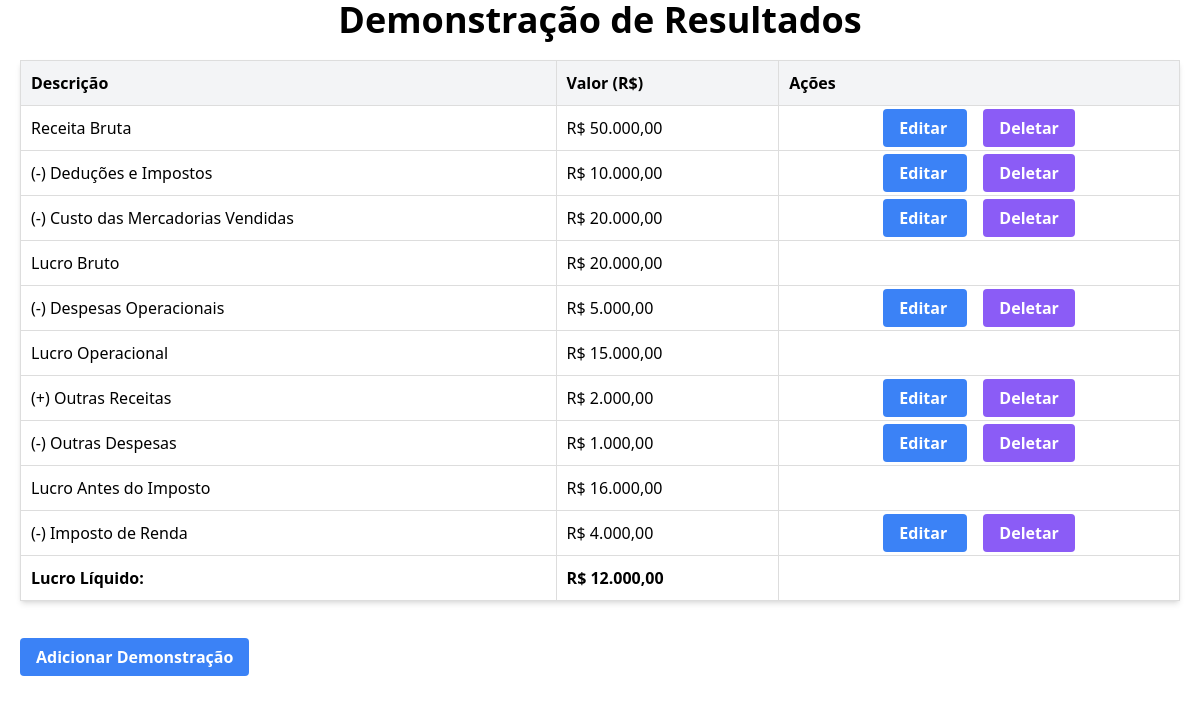
The page /finance/demonstracao-resultados/ on the database as committed earlier.
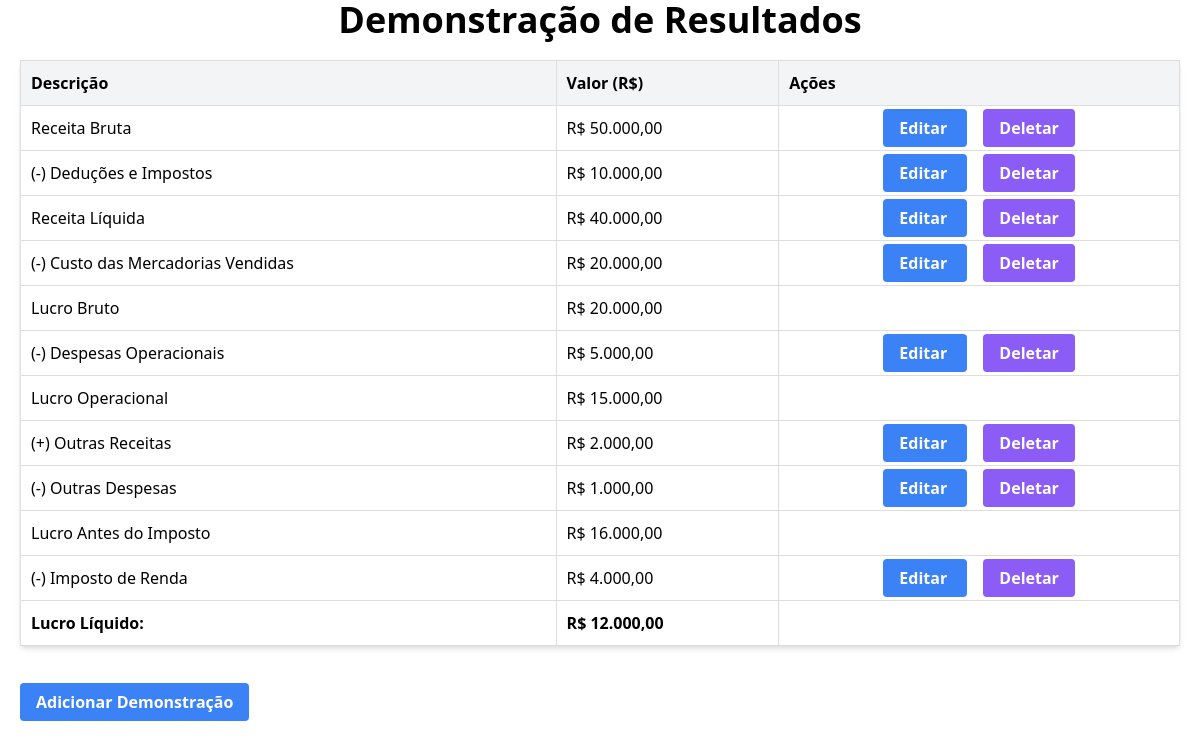
The same page on the database as committed later.
### finance/models.py (models this page shows, shortened)
class DemonstracaoResultado(models.Model):
    descricao = models.CharField(max_length=255)
    valor = models.DecimalField(max_digits=15, decimal_places=2)
    class Meta:
        verbose_name = "Demonstração de Resultados"
        verbose_name_plural = "Demonstrações de Resultados"

### finance/views.py (the view)
# urls.py: path('demonstracao-resultados/', views.demonstracao_resultados, name='demonstracao_resultados'),
def demonstracao_resultados(request):
    resultados = DemonstracaoResultado.objects.all()
    receita_bruta = resultados.filter(descricao='Receita Bruta').first().valor if resultados.filter(descricao='Receita Bruta').exists() else 0
    deducoes_impostos = resultados.filter(descricao='(-) Deduções e Impostos').first().valor if resultados.filter(descricao='(-) Deduções e Impostos').exists() else 0
    receita_liquida = receita_bruta - deducoes_impostos
    custo_materiais_vendidos = resultados.filter(descricao='(-) Custo das Mercadorias Vendidas').first().valor if resultados.filter(descricao='(-) Custo das Mercadorias Vendidas').exists() else 0
    lucro_bruto = receita_liquida - custo_materiais_vendidos
    despesas_operacionais = resultados.filter(descricao='(-) Despesas Operacionais').first().valor if resultados.filter(descricao='(-) Despesas Operacionais').exists() else 0
    lucro_operacional = lucro_bruto - despesas_operacionais
    outras_receitas = resultados.filter(descricao='(+) Outras Receitas').first().valor if resultados.filter(descricao='(+) Outras Receitas').exists() else 0
    outras_despesas = resultados.filter(descricao='(-) Outras Despesas').first().valor if resultados.filter(descricao='(-) Outras Despesas').exists() else 0
    lucro_antes_impostos = lucro_operacional + outras_receitas - outras_despesas
    imposto_renda = resultados.filter(descricao='(-) Imposto de Renda').first().valor if resultados.filter(descricao='(-) Imposto de Renda').exists() else 0
    lucro_liquido = lucro_antes_impostos - imposto_renda
    context = {
        'resultados': resultados,
        'receita_liquida': receita_liquida,
        'custo_materiais_vendidos': custo_materiais_vendidos,
        'lucro_bruto': lucro_bruto,
        'despesas_operacionais': despesas_operacionais,
        'lucro_operacional': lucro_operacional,
        'outras_receitas': outras_receitas,
        'outras_despesas': outras_despesas,
        'lucro_antes_impostos': lucro_antes_impostos,
        'imposto_renda': imposto_renda,
        'lucro_liquido': lucro_liquido,
    }
    return render(request, 'finance/demonstracao_resultados.html', context)

### finance/templates/finance/demonstracao_resultados.html (shortened to what this page needs)
{% load static %}
{% load custom_filters %}
<!DOCTYPE html>
<html lang="en">
<head>
    <link rel="stylesheet" href="{% static 'css/styles.css' %}">
</head>
<body>
    <h1 class="text-4xl font-bold text-center mb-4">Demonstração de Resultados</h1>
    <div class="overflow-x-auto shadow-md m-5">
        <table class="min-w-full bg-white border border-gray-300">
            <thead class="bg-gray-100">
                <tr>
                    <th>Descrição</th>
                    <th>Valor (R$)</th>
                    <th>Ações</th>
                </tr>
            </thead>
            <tbody>
                {% for resultado in resultados %}
                    {% if resultado.descricao == "Receita Bruta" %}
                        <tr class="font-medium">
                            <td>{{ resultado.descricao }}</td>
                            <td>{{ resultado.valor|format_currency }}</td>
                            <td class="text-center space-x-4">
                                <a
                                    href="{% url 'edit_demonstracao_resultado' resultado.pk %}"
                                    class="bg-blue-500 text-white font-bold px-4 py-2 text-center rounded hover:bg-blue-700"
                                >
                                    Editar
                                </a>
                                <a
                                    href="{% url 'delete_demonstracao_resultado' resultado.pk %}"
                                    class="bg-violet-500 text-white font-bold px-4 py-2 text-center rounded hover:bg-violet-700 button-spacing"
                                >
                                    Deletar
                                </a>
                            </td>
                        </tr>
                    {% endif %}
                    {% if resultado.descricao == "(-) Deduções e Impostos" %}
                        <tr>
                            <td>{{ resultado.descricao }}</td>
                            <td>{{ resultado.valor|format_currency }}</td>
                            <td class="text-center space-x-4">
                                <a
                                    href="{% url 'edit_demonstracao_resultado' resultado.pk %}"
                                    class="bg-blue-500 text-white font-bold px-4 py-2 text-center rounded hover:bg-blue-700"
                                >
                                    Editar
                                </a>
                                <a
                                    href="{% url 'delete_demonstracao_resultado' resultado.pk %}"
                                    class="bg-violet-500 text-white font-bold px-4 py-2 text-center rounded hover:bg-violet-700 button-spacing"
                                >
                                    Deletar
                                </a>
                            </td>
                        </tr>
                    {% endif %}
                    {% if resultado.descricao == "Receita Líquida" %}
                        <tr class="font-medium">
                            <td>Receita Líquida</td>
                            <td>{{ receita_liquida|format_currency }}</td>
                            <td class="text-center space-x-4">
                                <a
                                    href="{% url 'edit_demonstracao_resultado' resultado.pk %}"
                                    class="bg-blue-500 text-white font-bold px-4 py-2 text-center rounded hover:bg-blue-700"
                                >
                                    Editar
                                </a>
                                <a
                                    href="{% url 'delete_demonstracao_resultado' resultado.pk %}"
                                    class="bg-violet-500 text-white font-bold px-4 py-2 text-center rounded hover:bg-violet-700 button-spacing"
                                >
                                    Deletar
                                </a>
                            </td>
                        </tr>
                    {% endif %}
                    {% if resultado.descricao == "(-) Custo das Mercadorias Vendidas" %}
                        <tr>
                            <td>(-) Custo das Mercadorias Vendidas</td>
                            <td>{{ custo_materiais_vendidos|format_currency }}</td>
                            <td class="text-center space-x-4">
                                <a
                                    href="{% url 'edit_demonstracao_resultado' resultado.pk %}"
                                    class="bg-blue-500 text-white font-bold px-4 py-2 text-center rounded hover:bg-blue-700"
                                >
                                    Editar
                                </a>
                                <a
                                    href="{% url 'delete_demonstracao_resultado' resultado.pk %}"
                                    class="bg-violet-500 text-white font-bold px-4 py-2 text-center rounded hover:bg-violet-700 button-spacing"
                                >
                                    Deletar
                                </a>
                            </td>
                        </tr>
                    {% endif %}
                {% endfor %}
                <tr class="font-medium">
                    <td>Lucro Bruto</td>
                    <td>{{ lucro_bruto|format_currency }}</td>
                    <td class="text-center space-x-4">
                    </td>
                </tr>
                {% for resultado in resultados %}
                    {% if resultado.descricao == "(-) Despesas Operacionais" %}
                        <tr>
                            <td>(-) Despesas Operacionais</td>
                            <td>{{ despesas_operacionais|format_currency }}</td>
                            <td class="text-center space-x-4">
                                <a
                                    href="{% url 'edit_demonstracao_resultado' resultado.pk %}"
                                    class="bg-blue-500 text-white font-bold px-4 py-2 text-center rounded hover:bg-blue-700"
                                >
                                    Editar
                                </a>
                                <a
                                    href="{% url 'delete_demonstracao_resultado' resultado.pk %}"
                                    class="bg-violet-500 text-white font-bold px-4 py-2 text-center rounded hover:bg-violet-700 button-spacing"
                                >
                                    Deletar
                                </a>
                            </td>
                        </tr>
                    {% endif %}
                {% endfor %}
                <tr class="font-medium">
                    <td>Lucro Operacional</td>
                    <td>{{ lucro_operacional|format_currency }}</td>
                    <td class="text-center space-x-4">
                    </td>
                </tr>
                {% for resultado in resultados %}
                    {% if resultado.descricao == "(+) Outras Receitas" %}
                        <tr>
                            <td>(+) Outras Receitas</td>
                            <td>{{ outras_receitas|format_currency }}</td>
                            <td class="text-center space-x-4">
                                <a
                                    href="{% url 'edit_demonstracao_resultado' resultado.pk %}"
                                    class="bg-blue-500 text-white font-bold px-4 py-2 text-center rounded hover:bg-blue-700"
                                >
                                    Editar
                                </a>
                                <a
                                    href="{% url 'delete_demonstracao_resultado' resultado.pk %}"
                                    class="bg-violet-500 text-white font-bold px-4 py-2 text-center rounded hover:bg-violet-700 button-spacing"
                                >
                                    Deletar
                                </a>
                            </td>
                        </tr>
                    {% endif %}
                    {% if resultado.descricao == "(-) Outras Despesas" %}
                        <tr>
                            <td>(-) Outras Despesas</td>
                            <td>{{ outras_despesas|format_currency }}</td>
                            <td class="text-center space-x-4">
                                <a
                                    href="{% url 'edit_demonstracao_resultado' resultado.pk %}"
                                    class="bg-blue-500 text-white font-bold px-4 py-2 text-center rounded hover:bg-blue-700"
                                >
                                    Editar
                                </a>
                                <a
                                    href="{% url 'delete_demonstracao_resultado' resultado.pk %}"
                                    class="bg-violet-500 text-white font-bold px-4 py-2 text-center rounded hover:bg-violet-700 button-spacing"
                                >
                                    Deletar
                                </a>
                            </td>
                        </tr>
                    {% endif %}
                {% endfor %}
                <tr class="font-medium">
                    <td>Lucro Antes do Imposto</td>
                    <td>{{ lucro_antes_impostos|format_currency }}</td>
                    <td class="text-center space-x-4">
                    </td>
                </tr>
                {% for resultado in resultados %}
                    {% if resultado.descricao == "(-) Imposto de Renda" %}
                        <tr>
                            <td>(-) Imposto de Renda</td>
                            <td>{{ imposto_renda|format_currency }}</td>
                            <td class="text-center space-x-4">
                                <a
                                    href="{% url 'edit_demonstracao_resultado' resultado.pk %}"
                                    class="bg-blue-500 text-white font-bold px-4 py-2 text-center rounded hover:bg-blue-700"
                                >
                                    Editar
                                </a>
                                <a
                                    href="{% url 'delete_demonstracao_resultado' resultado.pk %}"
                                    class="bg-violet-500 text-white font-bold px-4 py-2 text-center rounded hover:bg-violet-700 button-spacing"
                                >
                                    Deletar
                                </a>
                            </td>
                        </tr>
                    {% endif %}
                {% endfor %}
                <tr>
                    <td><strong>Lucro Líquido:</strong></td>
                    <td><strong>{{ lucro_liquido|format_currency }}</strong></td>
                    <td></td>
                </tr>
            </tbody>
        </table>
    </div>
    <br>
    <a href="{% url 'add_demonstracao_resultado' %}" class="bg-blue-500 text-white font-bold px-4 py-2 rounded hover:bg-blue-500 m-5">
        Adicionar Demonstração
    </a>
</body>
</html>

Rows that differ between the two databases and show on the page:
added DemonstracaoResultado: receita_liquida "R$ 40.000,00"
